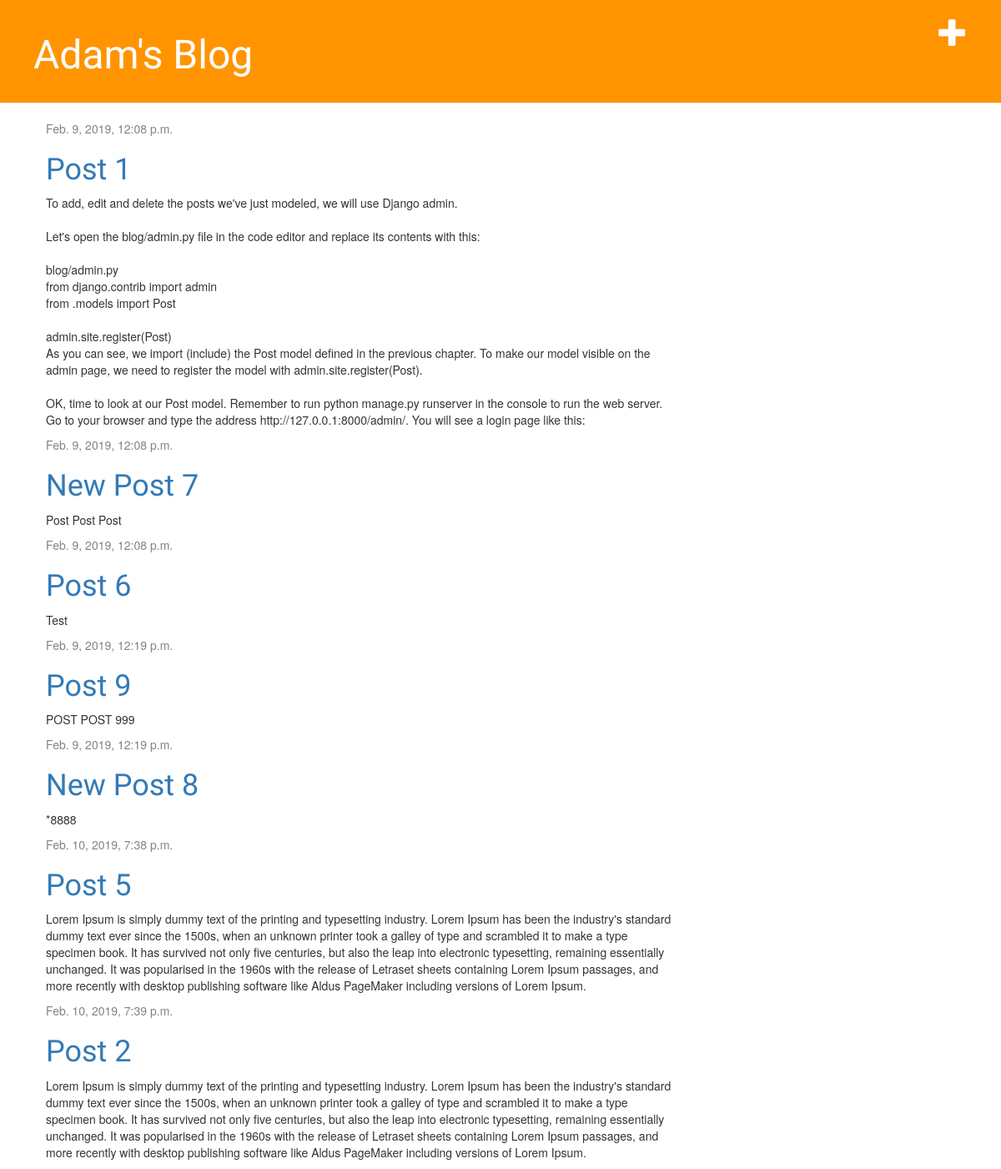
The app's page / (signed in) with its own data.
### blog/models.py (models this page shows, shortened)
class Post(models.Model):
    author = models.ForeignKey('auth.User', on_delete=models.CASCADE)
    title = models.CharField(max_length=200)
    text = models.TextField()
    created_date = models.DateTimeField(
            default=timezone.now)
    published_date = models.DateTimeField(
            blank=True, null=True)

### blog/views.py (the view)
# urls.py: path('', views.post_list, name='post_list'),
def post_list(request):
    posts = Post.objects.filter(published_date__lte=timezone.now()).order_by('published_date')
    return render(request, 'blog/post_list.html', {'posts': posts})

### blog/templates/blog/post_list.html
{% extends 'blog/base.html' %}
{% block content %}
    {% for post in posts %}
        <div class="post">
            <div class="date">
                {{ post.published_date }}
            </div>
            <h1><a href="{% url 'post_detail' pk=post.pk %}">{{ post.title }}</a></h1>
            <p>{{ post.text|linebreaksbr }}</p>
        </div>
    {% endfor %}
{% endblock %}

### blog/static/CSS/blog.css (style rules this page uses)
h1, h2, h3, h4 { font-family: 'Lobster', cursive; }
.date { color: #828282; }

### records on screen
Post: published_date "Feb. 9, 2019, 12:08 p.m.", title "Post 1", text "To add, edit and delete the posts we've just modeled, we will use Django admin. Let's open the blog/admin.py file in the code editor and replace its contents with this: blog/admin.py from django.contrib import admin from .models import Post admin.site.register(Post) As you can see, we import (include) the Post model defined in the previous chapter. To make our model visible on the admin page, we need to register the model with admin.site.register(Post). OK, time to look at our Post model. Remember to run python manage.py runserver in the console to run the web server. Go to your browser and type the address http://127.0.0.1:8000/admin/. You will see a login page like this:"
Post: published_date "Feb. 9, 2019, 12:08 p.m.", title "New Post 7", text "Post Post Post"
Post: published_date "Feb. 9, 2019, 12:08 p.m.", title "Post 6", text "Test"
Post: published_date "Feb. 9, 2019, 12:19 p.m.", title "Post 9", text "POST POST 999"
Post: published_date "Feb. 9, 2019, 12:19 p.m.", title "New Post 8", text "*8888"
Post: published_date "Feb. 10, 2019, 7:38 p.m.", title "Post 5", text "Lorem Ipsum is simply dummy text of the printing and typesetting industry. Lorem Ipsum has been the industry's standard dummy text ever since the 1500s, when an unknown printer took a galley of type and scrambled it to make a type specimen book. It has survived not only five centuries, but also the leap into electronic typesetting, remaining essentially unchanged. It was popularised in the 1960s with the release of Letraset sheets containing Lorem Ipsum passages, and more recently with desktop publishing software like Aldus PageMaker including versions of Lorem Ipsum."
Post: published_date "Feb. 10, 2019, 7:39 p.m.", title "Post 2", text "Lorem Ipsum is simply dummy text of the printing and typesetting industry. Lorem Ipsum has been the industry's standard dummy text ever since the 1500s, when an unknown printer took a galley of type and scrambled it to make a type specimen book. It has survived not only five centuries, but also the leap into electronic typesetting, remaining essentially unchanged. It was popularised in the 1960s with the release of Letraset sheets containing Lorem Ipsum passages, and more recently with desktop publishing software like Aldus PageMaker including versions of Lorem Ipsum."
